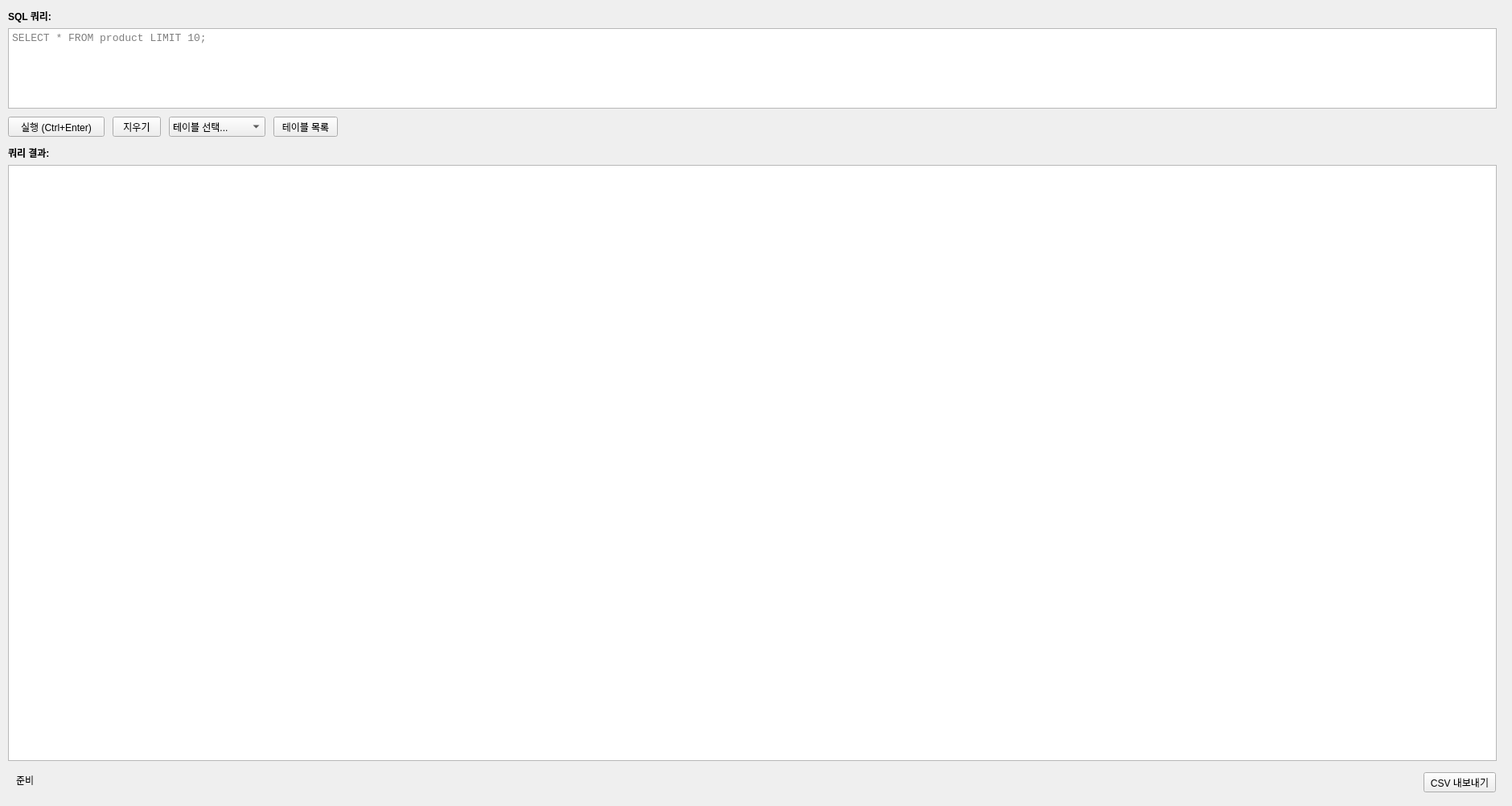
<?xml version="1.0" encoding="UTF-8"?>
<ui version="4.0">
 <class>DBAdminTab</class>
 <widget class="QWidget" name="DBAdminTab">
  <property name="geometry">
   <rect>
    <x>0</x>
    <y>0</y>
    <width>1880</width>
    <height>1002</height>
   </rect>
  </property>
  <property name="minimumSize">
   <size>
    <width>1880</width>
    <height>1000</height>
   </size>
  </property>
  <widget class="QLabel" name="query_label">
   <property name="geometry">
    <rect>
     <x>10</x>
     <y>10</y>
     <width>80</width>
     <height>20</height>
    </rect>
   </property>
   <property name="font">
    <font>
     <weight>75</weight>
     <bold>true</bold>
    </font>
   </property>
   <property name="text">
    <string>SQL 쿼리:</string>
   </property>
  </widget>
  <widget class="QTextEdit" name="query_text_edit">
   <property name="geometry">
    <rect>
     <x>10</x>
     <y>35</y>
     <width>1851</width>
     <height>100</height>
    </rect>
   </property>
   <property name="font">
    <font>
     <family>Consolas</family>
     <pointsize>10</pointsize>
    </font>
   </property>
   <property name="placeholderText">
    <string>SELECT * FROM product LIMIT 10;</string>
   </property>
  </widget>
  <widget class="QPushButton" name="execute_button">
   <property name="geometry">
    <rect>
     <x>10</x>
     <y>145</y>
     <width>120</width>
     <height>25</height>
    </rect>
   </property>
   <property name="text">
    <string>실행 (Ctrl+Enter)</string>
   </property>
   <property name="shortcut">
    <string>Ctrl+Return</string>
   </property>
  </widget>
  <widget class="QPushButton" name="clear_button">
   <property name="geometry">
    <rect>
     <x>140</x>
     <y>145</y>
     <width>60</width>
     <height>25</height>
    </rect>
   </property>
   <property name="text">
    <string>지우기</string>
   </property>
  </widget>
  <widget class="QComboBox" name="table_combo">
   <property name="geometry">
    <rect>
     <x>210</x>
     <y>145</y>
     <width>120</width>
     <height>25</height>
    </rect>
   </property>
   <property name="toolTip">
    <string>테이블 선택하여 빠른 조회</string>
   </property>
   <item>
    <property name="text">
     <string>테이블 선택...</string>
    </property>
   </item>
   <item>
    <property name="text">
     <string>product</string>
    </property>
   </item>
   <item>
    <property name="text">
     <string>order</string>
    </property>
   </item>
   <item>
    <property name="text">
     <string>customer</string>
    </property>
   </item>
   <item>
    <property name="text">
     <string>order_item</string>
    </property>
   </item>
   <item>
    <property name="text">
     <string>robot</string>
    </property>
   </item>
   <item>
    <property name="text">
     <string>robot_history</string>
    </property>
   </item>
  </widget>
  <widget class="QPushButton" name="show_tables_button">
   <property name="geometry">
    <rect>
     <x>340</x>
     <y>145</y>
     <width>80</width>
     <height>25</height>
    </rect>
   </property>
   <property name="text">
    <string>테이블 목록</string>
   </property>
  </widget>
  <widget class="QLabel" name="result_label">
   <property name="geometry">
    <rect>
     <x>10</x>
     <y>180</y>
     <width>80</width>
     <height>20</height>
    </rect>
   </property>
   <property name="font">
    <font>
     <weight>75</weight>
     <bold>true</bold>
    </font>
   </property>
   <property name="text">
    <string>쿼리 결과:</string>
   </property>
  </widget>
  <widget class="QTableWidget" name="result_table">
   <property name="geometry">
    <rect>
     <x>10</x>
     <y>205</y>
     <width>1851</width>
     <height>741</height>
    </rect>
   </property>
   <property name="contextMenuPolicy">
    <enum>Qt::CustomContextMenu</enum>
   </property>
   <property name="editTriggers">
    <set>QAbstractItemView::DoubleClicked</set>
   </property>
   <property name="alternatingRowColors">
    <bool>true</bool>
   </property>
   <property name="selectionBehavior">
    <enum>QAbstractItemView::SelectRows</enum>
   </property>
   <property name="sortingEnabled">
    <bool>true</bool>
   </property>
  </widget>
  <widget class="QLabel" name="status_label">
   <property name="geometry">
    <rect>
     <x>20</x>
     <y>960</y>
     <width>200</width>
     <height>20</height>
    </rect>
   </property>
   <property name="text">
    <string>준비</string>
   </property>
  </widget>
  <widget class="QPushButton" name="export_button">
   <property name="geometry">
    <rect>
     <x>1770</x>
     <y>960</y>
     <width>90</width>
     <height>25</height>
    </rect>
   </property>
   <property name="text">
    <string>CSV 내보내기</string>
   </property>
  </widget>
 </widget>
 <resources/>
 <connections/>
</ui>
